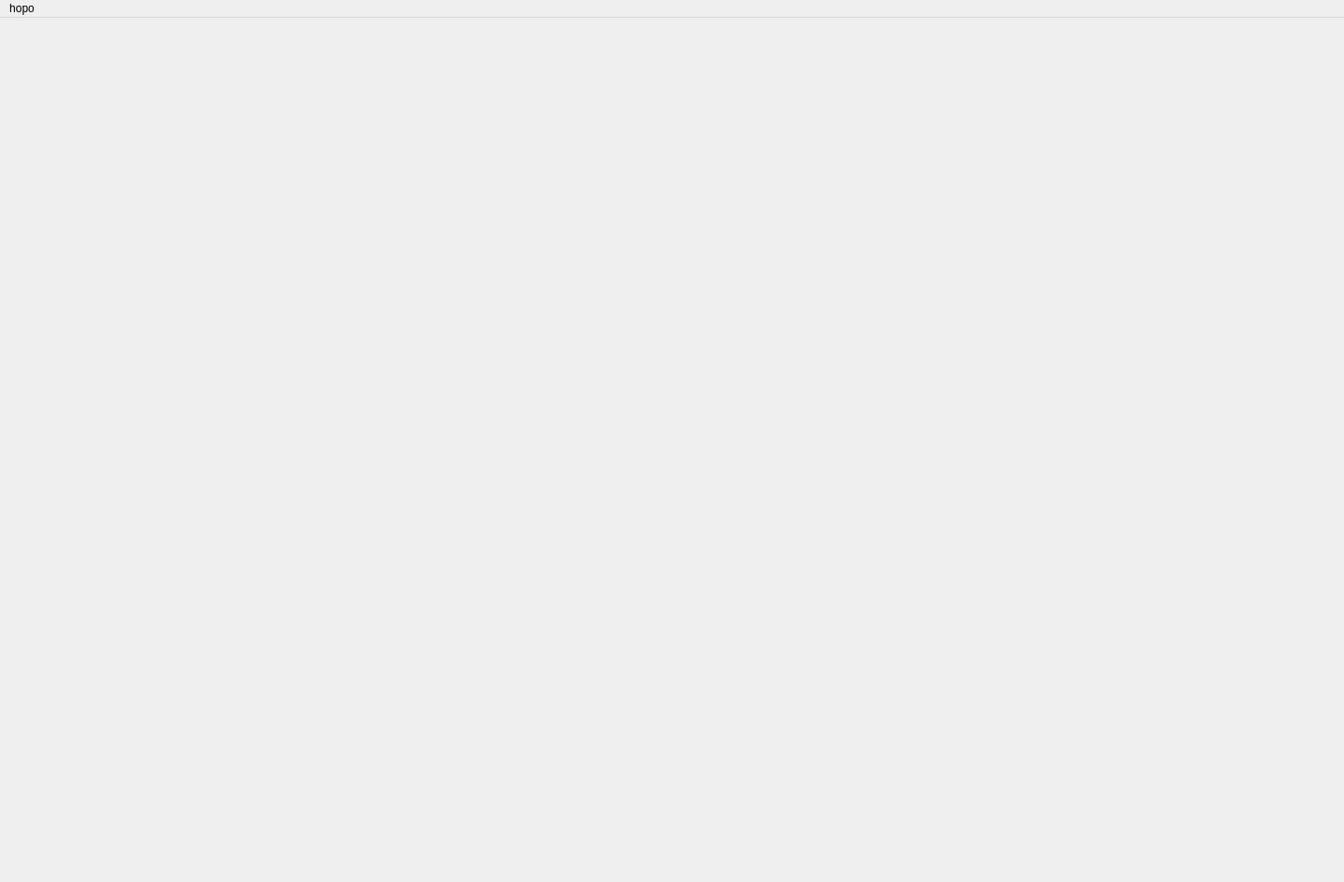
<?xml version="1.0" encoding="UTF-8"?>
<ui version="4.0">
 <class>MainWindow</class>
 <widget class="QMainWindow" name="MainWindow">
  <property name="geometry">
   <rect>
    <x>0</x>
    <y>0</y>
    <width>1438</width>
    <height>944</height>
   </rect>
  </property>
  <property name="windowTitle">
   <string>hopoai</string>
  </property>
  <widget class="QWidget" name="centralwidget">
   <layout class="QVBoxLayout" name="verticalLayout"/>
  </widget>
  <widget class="QMenuBar" name="menubar">
   <property name="geometry">
    <rect>
     <x>0</x>
     <y>0</y>
     <width>1438</width>
     <height>28</height>
    </rect>
   </property>
   <widget class="QMenu" name="menuView">
    <property name="title">
     <string>hopo</string>
    </property>
   </widget>
   <addaction name="menuView"/>
  </widget>
  <action name="speed_ctrl">
   <property name="text">
    <string>speed_ctrl</string>
   </property>
  </action>
  <action name="speed_dashboard">
   <property name="text">
    <string>speed_dashboard</string>
   </property>
  </action>
 </widget>
 <resources/>
 <connections/>
</ui>
